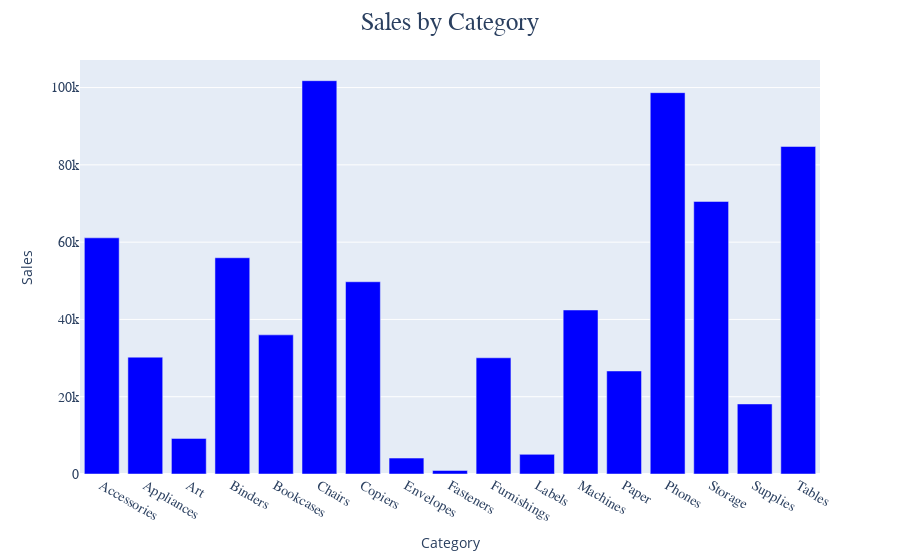

The code cell stored with this chart in its notebook:
### Code cell
fig = px.bar(resumen, x=resumen.index, y='Sales')
fig.update_layout(
    title=dict(
        text="Sales by Category",
        x=0.5,  # Centra horizontalmente el título
        font=dict(
            family=fuente,  # Cambia la fuente del título
            size=25
        )
    )
)

fig.update_xaxes(tickfont=dict(family=fuente, size=14))
fig.update_yaxes(tickfont=dict(family=fuente, size=14))

fig.update_traces(marker_color='blue')
fig.show()

### Figure 1 — Plotly figure (JSON) as saved in the notebook; plotly's stock layout.template omitted (floating-point values rounded to 4 significant figures)
{"data": [{"alignmentgroup": "True", "hovertemplate": "Category=%{x}<br>Sales=%{y}<extra></extra>", "legendgroup": "", "marker": {"color": "blue", "pattern": {"shape": ""}}, "name": "", "offsetgroup": "", "orientation": "v", "showlegend": false, "textposition": "auto", "type": "bar", "x": ["Accessories", "Appliances", "Art", "Binders", "Bookcases", "Chairs", "Copiers", "Envelopes", "Fasteners", "Furnishings", "Labels", "Machines", "Paper", "Phones", "Storage", "Supplies", "Tables"], "xaxis": "x", "y": [61110.0, 30240.0, 9212.0, 55960.0, 36000.0, 101800.0, 49750.0, 4118.0, 923.2, 30070.0, 5079.0, 42440.0, 26660.0, 98680.0, 70530.0, 18130.0, 84750.0], "yaxis": "y"}], "layout": {"barmode": "relative", "legend": {"tracegroupgap": 0}, "margin": {"t": 60}, "title": {"font": {"family": "Gravitas One", "size": 25}, "text": "Sales by Category", "x": 0.5}, "xaxis": {"anchor": "y", "domain": [0, 1], "tickfont": {"family": "Gravitas One", "size": 14}, "title": {"text": "Category"}}, "yaxis": {"anchor": "x", "domain": [0, 1], "tickfont": {"family": "Gravitas One", "size": 14}, "title": {"text": "Sales"}}}}
